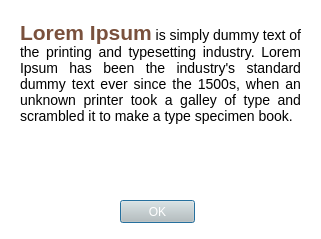
<?xml version="1.0" encoding="UTF-8"?>
<ui version="4.0">
 <class>aboutDialog</class>
 <widget class="QDialog" name="aboutDialog">
  <property name="geometry">
   <rect>
    <x>0</x>
    <y>0</y>
    <width>321</width>
    <height>239</height>
   </rect>
  </property>
  <property name="minimumSize">
   <size>
    <width>321</width>
    <height>239</height>
   </size>
  </property>
  <property name="maximumSize">
   <size>
    <width>321</width>
    <height>239</height>
   </size>
  </property>
  <property name="windowTitle">
   <string>Dialog</string>
  </property>
  <property name="autoFillBackground">
   <bool>false</bool>
  </property>
  <property name="styleSheet">
   <string notr="true">background-color: rgb(255, 255, 255);</string>
  </property>
  <widget class="QPushButton" name="about_btn">
   <property name="geometry">
    <rect>
     <x>120</x>
     <y>200</y>
     <width>75</width>
     <height>23</height>
    </rect>
   </property>
   <property name="autoFillBackground">
    <bool>false</bool>
   </property>
   <property name="styleSheet">
    <string notr="true">background-color: rgb(197, 195, 190);
font: 75 10pt &quot;MS Shell Dlg 2&quot;;
color: rgb(255, 255, 255);</string>
   </property>
   <property name="text">
    <string>OK</string>
   </property>
   <property name="default">
    <bool>false</bool>
   </property>
   <property name="flat">
    <bool>false</bool>
   </property>
  </widget>
  <widget class="QLabel" name="label_about">
   <property name="geometry">
    <rect>
     <x>20</x>
     <y>20</y>
     <width>281</width>
     <height>171</height>
    </rect>
   </property>
   <property name="autoFillBackground">
    <bool>false</bool>
   </property>
   <property name="text">
    <string>&lt;html&gt;&lt;head/&gt;&lt;body&gt;&lt;p align=&quot;justify&quot;&gt;&lt;span style=&quot; font-family:'Open Sans,Arial,sans-serif'; font-size:16pt; font-weight:600; color:#7a513d; background-color:#ffffff;&quot;&gt;Lorem Ipsum&lt;/span&gt;&lt;span style=&quot; font-family:'Open Sans,Arial,sans-serif'; font-size:14px; color:#000000; background-color:#ffffff;&quot;&gt; is simply dummy text of the printing and typesetting industry. Lorem Ipsum has been the industry's standard dummy text ever since the 1500s, when an unknown printer took a galley of type and scrambled it to make a type specimen book. &lt;/span&gt;&lt;/p&gt;&lt;/body&gt;&lt;/html&gt;</string>
   </property>
   <property name="textFormat">
    <enum>Qt::RichText</enum>
   </property>
   <property name="alignment">
    <set>Qt::AlignLeading|Qt::AlignLeft|Qt::AlignTop</set>
   </property>
   <property name="wordWrap">
    <bool>true</bool>
   </property>
  </widget>
 </widget>
 <resources/>
 <connections/>
</ui>
